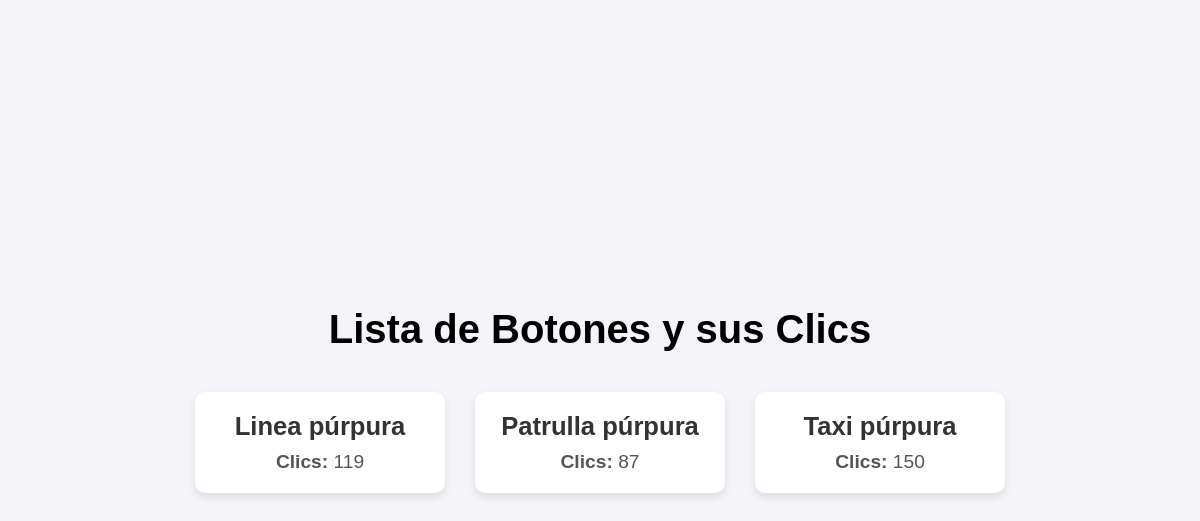
/obtenerDatos/, run on an earlier commit of the app's database.
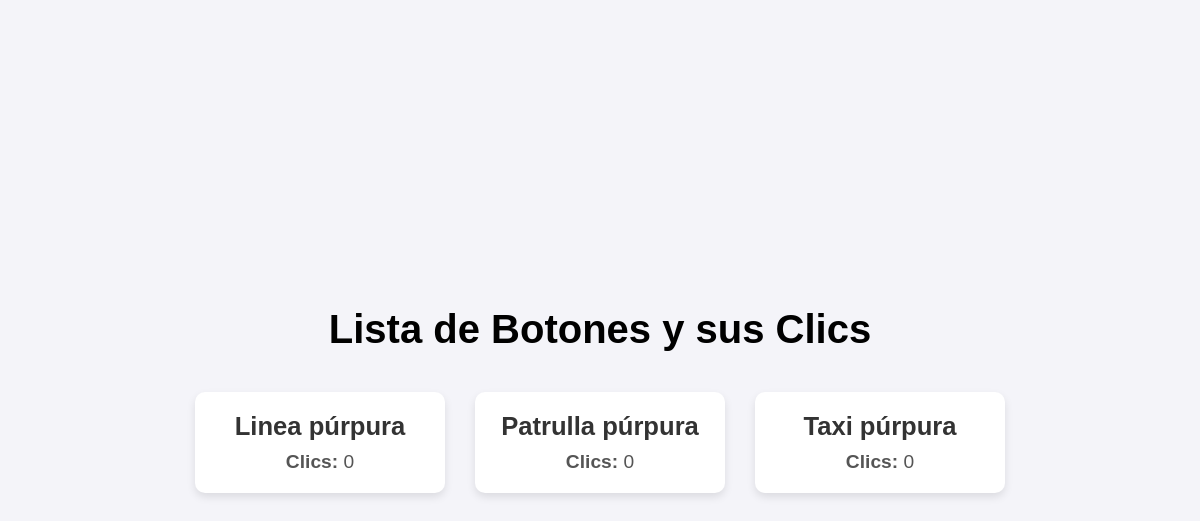
And on a later commit of the database.
### myapp/models.py (models this page shows, shortened)
class Boton(models.Model):
    nombre = models.CharField(max_length=50, unique=True)
    clicks = models.PositiveIntegerField(default=0)# Número de clics
    numero = models.IntegerField(default=0)
    imgBoton = models.CharField(max_length=50, default="")
    mensaje= models.CharField(max_length=50, default="")

### myapp/views.py (the view)
# urls.py: path('obtenerDatos/', views.obtenerDatos, name='obtenerDatos'),
def obtenerDatos(request):
    if request.method == "GET":
        datos = Boton.objects.all()
    return render ( request, "datos.html" , {"datos" : datos})

### myapp/templates/datos.html (shortened to what this page needs)
{% load static %}
<!DOCTYPE html>
<html lang="es">
<head>
    <link rel="stylesheet" href="{% static 'css/datos.css' %}">
</head>
<body>
    <h1>Lista de Botones y sus Clics</h1>
    <div class="card-container">
        {% for dato in datos %}
        <div class="card">
            <div class="card-header">
                <h2>{{ dato.nombre }}</h2>
            </div>
            <div class="card-body">
                <p><strong>Clics:</strong> {{ dato.clicks }}</p>
            </div>
        </div>
        {% endfor %}
    </div>
</body>
</html>

### myapp/static/css/datos.css (style rules this page uses)
* { margin: 0; padding: 0; box-sizing: border-box; font-family: 'Arial', sans-serif; }
body { background-color: #f4f4f9; color: #333; display: flex; flex-direction: column; align-items: center; justify-content: center; height: 100vh; text-align: center; padding: 20px; }
h1 { color: #000000; font-size: 2.5rem; margin-bottom: 40px; }
.card-container { display: flex; justify-content: center; gap: 30px; flex-wrap: wrap; }
.card { background-color: #fff; border-radius: 10px; box-shadow: 0 4px 8px rgba(0, 0, 0, 0.1); width: 250px; padding: 20px; text-align: center; transition: transform 0.3s ease, box-shadow 0.3s ease; }
.card-header h2 { font-size: 1.6rem; color: #333; font-weight: bold; margin-bottom: 10px; }
.card-body p { font-size: 1.2rem; color: #555; }

What changed in the data, as far as the page shows it:
changed Boton "Linea púrpura": clicks "119" → "0"
changed Boton "Patrulla púrpura": clicks "87" → "0"
changed Boton "Taxi púrpura": clicks "150" → "0"
